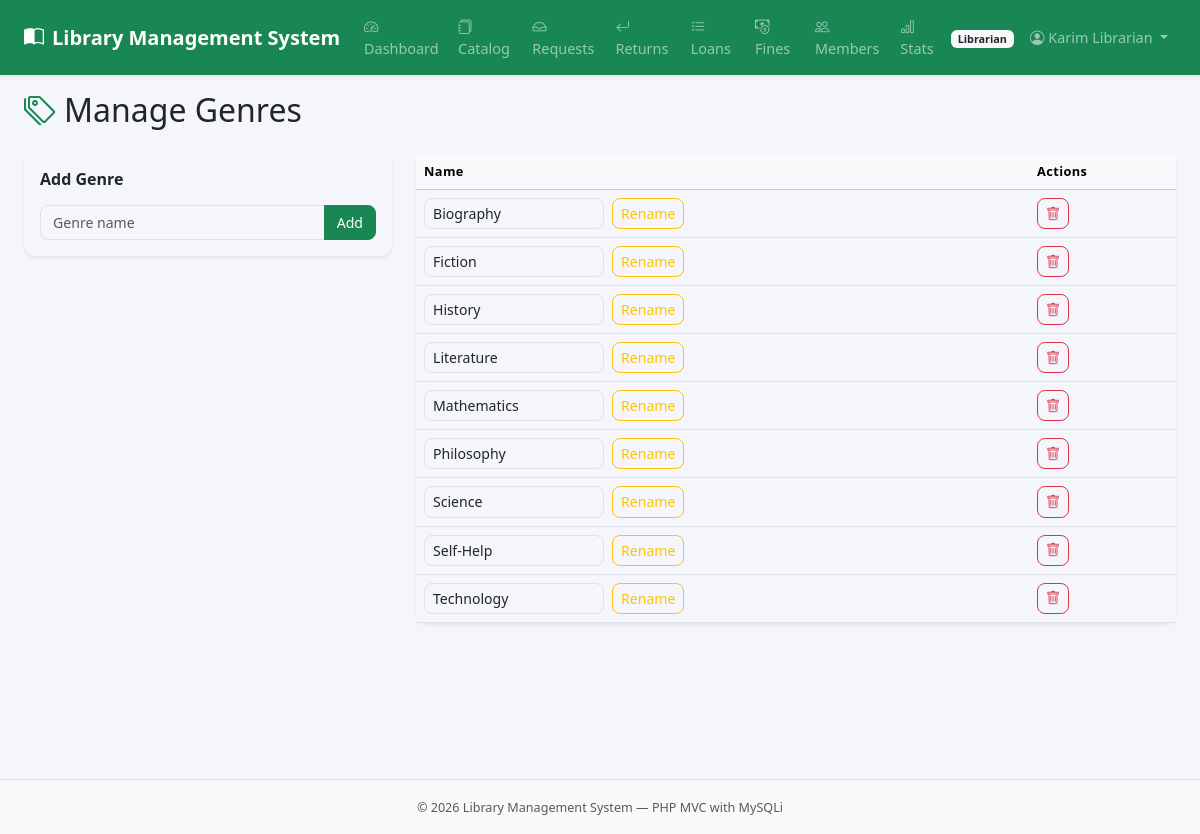
Screenshot of /index.php?page=librarian_genres (signed in) with the database file from the repository.
### tables this page shows
CREATE TABLE `genres` (
  `id` int(11) NOT NULL,
  `name` varchar(100) NOT NULL
);

### app/controller/librarian/genres.php (called while the page is built, shortened)
<?php
require_once __DIR__ . '/../../model/Models.php';
$genreModel = new GenreModel($conn);
$genres = $genreModel->getAll();
require __DIR__ . '/../../view/shared/header.php';
require __DIR__ . '/../../view/librarian/genres.php';
require __DIR__ . '/../../view/shared/footer.php';

### app/model/Models.php (called while the page is built, shortened)
<?php
class GenreModel {
    private mysqli $db;
    public function __construct(mysqli $db) { $this->db = $db; }
    public function getAll(): array {
        return $this->db->query("SELECT * FROM genres ORDER BY name")->fetch_all(MYSQLI_ASSOC);
    }
}

### config/app.php (called while the page is built, shortened)
<?php
function e(string $s): string {
    return htmlspecialchars($s, ENT_QUOTES, 'UTF-8');
}

### app/view/librarian/genres.php (the view, shortened to what this page needs)
<h2 class="mb-4"><i class="bi bi-tags me-2 text-success"></i>Manage Genres</h2>
<div class="row g-4">
  <div class="col-md-4">
    <div class="card border-0 shadow-sm"><div class="card-body">
      <h6 class="fw-semibold mb-3">Add Genre</h6>
      <form method="POST"><input type="hidden" name="action" value="add">
        <div class="input-group">
          <input type="text" name="name" class="form-control" placeholder="Genre name" required>
          <button class="btn btn-success">Add</button>
        </div>
      </form>
    </div></div>
  </div>
  <div class="col-md-8">
    <div class="card border-0 shadow-sm"><div class="card-body p-0">
      <table class="table table-hover align-middle mb-0 small">
        <thead class="table-light"><tr><th>Name</th><th>Actions</th></tr></thead>
        <tbody>
        <?php foreach($genres as $g): ?>
        <tr>
          <td>
            <form method="POST" class="d-inline-flex gap-2 align-items-center">
              <input type="text" name="name" class="form-control form-control-sm" value="<?= e($g['name']) ?>" style="width:180px">
              <button class="btn btn-sm btn-outline-warning">Rename</button>
            </form>
          </td>
          <td>
            <form method="POST" class="d-inline" onsubmit="return confirm('Delete genre?')">
              <button class="btn btn-sm btn-outline-danger"><i class="bi bi-trash"></i></button>
            </form>
          </td>
        </tr>
        <?php endforeach; ?>
        </tbody>
      </table>
    </div></div>
  </div>
</div>

### public/css/style.css (style rules this page uses)
:root { --bs-body-bg: #f4f6fb; }
body { background: #f4f6fb; font-family: 'Segoe UI', sans-serif; font-size: .9rem; }
.card { border-radius: 12px; }
.table th { font-size: .80rem; letter-spacing: .03em; white-space: nowrap; font-weight: 600; }
.form-control, .form-select { border-radius: 8px; font-size: .88rem; }
.btn { border-radius: 8px; font-size: .88rem; }

### rows the page displays
genres: name "Biography"
genres: name "Fiction"
genres: name "History"
genres: name "Literature"
genres: name "Mathematics"
genres: name "Philosophy"
genres: name "Science"
genres: name "Self-Help"
genres: name "Technology"

### other values shown
APP_NAME "Library Management System"
$navRole "Librarian"
$_SESSION['user_name'] "Karim Librarian"
